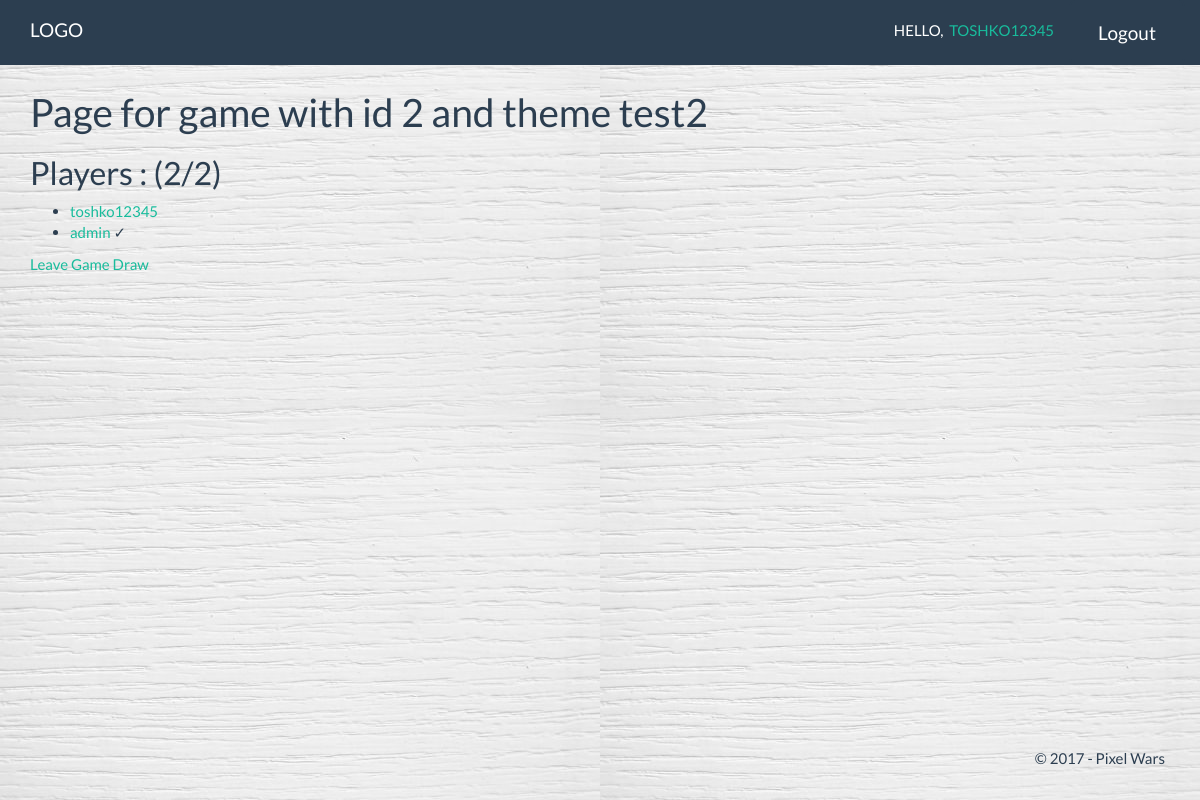
Screenshot of /pixelwars/standart/2/ (signed in) with the database file from the repository.
### pixelwars/models.py (models this page shows, shortened)
class Game(models.Model):
    theme = models.CharField(max_length=100, null=True)
    active = models.BooleanField(default=True)
    drawing1 = models.ImageField(null=True, upload_to="gallery/")
    drawing2 = models.ImageField(null=True, upload_to="gallery/"    )
    player1 = models.ForeignKey(Player, null=True, related_name="player1")
    player2 = models.ForeignKey(Player, null=True, related_name="player2")
    judgeable = models.BooleanField(default=False)

class Player(models.Model):
    user = models.OneToOneField(User, null=True, unique=True)
    name = models.CharField(max_length=250, null=True)
    wins = models.IntegerField(default=0)
    hasDrawed = models.BooleanField(default=False)

### pixelwars/views.py (the view)
# urls.py: url(r'standart/(?P<id>\d+)/$', views.readstandart, name='readstandart'),
def readstandart(request, id):
    game = get_object_or_404(Game, id=id)
    players = []
    if (game.player1 != None):
        players.append(game.player1)
    if (game.player2 != None):
        players.append(game.player2)
    canPlay = False
    canJoin = False
    canLeave = False
    currentPlayer = Player.objects.get(user=request.user)
    if (currentPlayer in players):
        canLeave = True
    playerCount = len(players)
    if (currentPlayer in players and not currentPlayer.hasDrawed):
        canPlay = True
    if (not currentPlayer in players and notActiveGameOrNoGame(currentPlayer)):
        canJoin = True
    context = {
        'canJoin': canJoin,
        'canPlay': canPlay,
        'currentPlayer': currentPlayer,
        'playerCount': playerCount,
        'canLeave': canLeave,
        'players': players,
        'game': game,
    }
    return render(request, 'pixelwars/standart/read.html', context)

### pixelwars/templates/pixelwars/standart/read.html (shortened to what this page needs)
{% extends 'pixelwars/base.html' %}
{% block main %}
    <div class="container">
        <h1>Page for game with id {{ game.id }} and theme {{ game.theme }}</h1>
        <h2>Players : ({{ playerCount }}/2)</h2>
        <ul>
            {% if players %}
                {% for player in players %}
                    <li><a href="{% url 'pixelwars:viewUser' player.user.id %}">{{ player.name }} </a>
                        {% if player.hasDrawed %}&#10003;{% endif %}</li>
                {% endfor %}
            {% else %}
                <div>No players. :(</div>
            {% endif %}
        </ul>
        {% if canLeave %}
            <a href="{% url 'pixelwars:leaveGame' game.id %}">Leave Game</a>
        {% endif %}
        {% if canPlay %}
            <a href="{% url 'pixelwars:draw' game.id %}">Draw</a>
        {% endif %}
    </div>
{% endblock %}

### pixelwars/templates/pixelwars/base.html (shortened to what this page needs)
{% load staticfiles %}
<!DOCTYPE html>
<html lang="en">
<head>
    <link rel="stylesheet" href="{% static 'pixelwars/canvasshit/styles.css' %}">
    <link rel="stylesheet" href="{% static 'pixelwars/css/style.css' %}">
    <link rel="stylesheet" href="{% static 'pixelwars/css/flipclock.css' %}">
</head>
<body>
<header>
    <div class="navbar navbar-default navbar-fixed-top text-uppercase">
        <div class="container">
            <div class="navbar-header">
                <a href="{% url 'pixelwars:index' %}" class="navbar-brand">LOGO</a>
            </div>
            <div class="navbar-collapse collapse">
                <ul class="nav navbar-nav navbar-right">
                    {% if user.is_authenticated %}
                        <li><span class="navbar-text">Hello, &nbsp;<a href="{% url 'pixelwars:viewUser' user.id %}">{{ user.get_username }}</a></span></li>
                        <li><form action="{% url 'pixelwars:logout' %}"><button class="btn btn-primary btn-lg" type="submit">Logout</button></form></li>
                    {% else %}
                        <li><button type="button" class="btn btn-primary btn-lg" data-toggle="modal" data-target="#myModal">Login</button></li>
                        <li><button type="button" class="btn btn-primary btn-lg" data-toggle="modal" data-target="#exampleModal">Register</button></li>
                    {% endif %}
                </ul>
            </div>
        </div>
    </div>
</header>
<main>
{% block main %}
{% endblock %}
</main>
    <footer class="necukaem navbar-fixed-bottom">
        <div class="container modal-footer">
            <p>&copy; 2017 - Pixel Wars</p>
        </div>
    </footer>
</body>
</html>

### rows the page displays
Game: id "2", theme "test2"
Player: name "toshko12345"
Player: name "admin"

### other values shown
{{ user.get_username }} "TOSHKO12345"
{{ playerCount }} "2"
